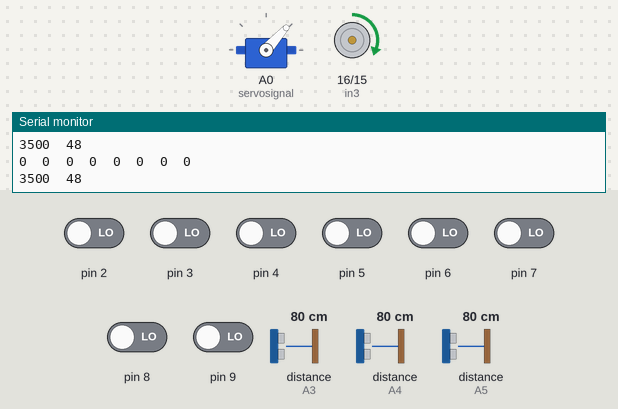
The sketch below on a simulated Arduino Uno, built with avr-gcc and run on an emulated ATmega328P. Parts: servo, motor-driver pin pairs drawn as motors (green arrow = first pin HIGH = forward, orange = second pin HIGH = backward, longer = more drive, scaled by the enable pin), the last lines printed to the serial monitor. The inputs (shaded band) are chosen by the test bench; at power-on: pin 2–9 LOW, distance to the obstacle (sensors on A3, A4, A5) 80 cm. The echo pulse lasts 58.3 µs per cm.

Above: at 1.3 s.
1.4 s: distance to the obstacle (sensor on A3) set to 2 cm
At 1.52 s:
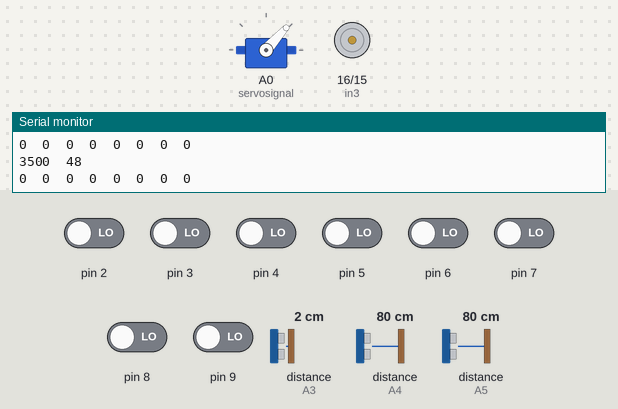
4.4 s: distance to the obstacle (sensor on A3) set to 9 cm
7.4 s: pin 2 driven HIGH
At 7.63 s:
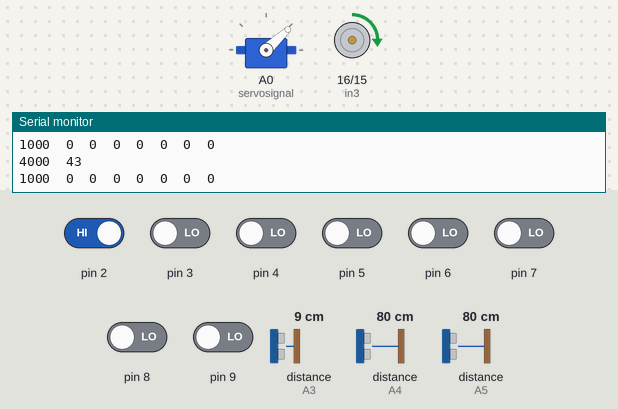
10.4 s: pin 3 driven HIGH
At 10.67 s:
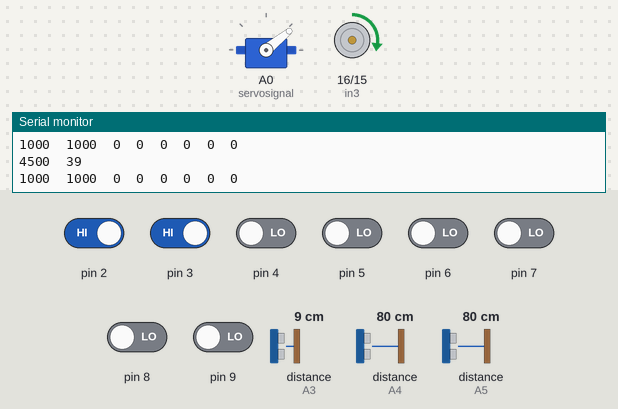
13.4 s: distance to the obstacle (sensor on A4) set to 2 cm
16.4 s: distance to the obstacle (sensor on A4) set to 9 cm
Timing chart, 0 to 20.4 s (numbered marks = the images above; inputs shaded):
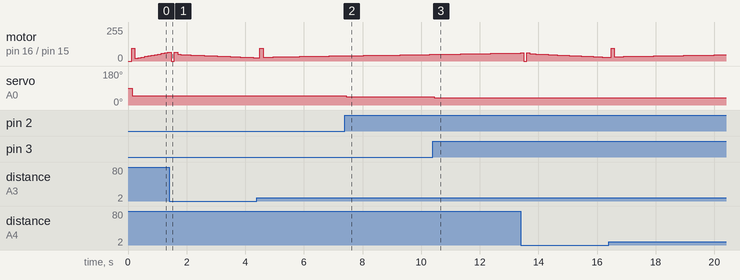

Measured:
- after the input at 7.4 s, servo on A0 (servosignal): 48° → 43° after 0.05 s
- after the input at 10.4 s, servo on A0 (servosignal): 43° → 39° after 0.05 s

The sketch:

DriveWR10.ino
```cpp
#include<Servo.h>
#include <QTRSensors.h>
#include <EEPROMex.h>
#include<NewPing.h>
#include <PID_v1.h>


#define NUM_SENSORS   8
#define TIMEOUT       2500
#define EMITTER_PIN   QTR_NO_EMITTER_PIN
#define enB           11
#define in3           16
#define in4           15
#define servosignal   A0
#define trigger       10
#define triggerR      13
#define triggerL      12
#define echo          A3
#define echoR         A5
#define echoL         A4
#define addrCalibratedMinimumOn 0
#define addrCalibratedMaximumOn 100

#define vmaxconst     95//85 bei Jonas //100 Nico //105 Girl
#define vplatoon  0.8
#define vplatoonfirst  0.5
#define distanceMinConst 18
#define distanceMinConstPlatooning 8
#define stopDistance 5
#define vstep 5
#define steeringAngleMin 15 //15 bei Jonas Nico //Girl 10
#define steeringAngleMax 75 //75  bei Jonas Nico //girl 80
#define steeringDiff 30//30 bei Jonas Nico //35 Girl
#define vSteeringFactor 30// 30 Jonas //23 Nico //38 Girl
#define minValue  500 //500 bei Jonas
#define maxValue  7000 //7000 bei Jonas

#define MaxDistanceSonar   30

#define SETPOINTCONST 7
#define KP 0.5 //2
#define KI 2 //5
#define KD 1//1

#define blackwhite false //black line true white false

NewPing sonarM(trigger, echo, MaxDistanceSonar);
NewPing sonarR(triggerR, echoR, MaxDistanceSonar);
NewPing sonarL(triggerL, echoL, MaxDistanceSonar);
Servo steering;
int velocity = 0;
int vmax = vmaxconst;
int distanceMin = distanceMinConst;
int steeringAngle = 45;

QTRSensorsRC qtrrc((unsigned char[]) {
  2, 3, 4, 5, 6, 7, 8, 9
},
NUM_SENSORS, TIMEOUT, EMITTER_PIN);
unsigned int sensorValues[NUM_SENSORS];

double Setpoint =SETPOINTCONST;
double Input, Output;
//Specify the links and initial tuning parameters

PID pid(&Input, &Output, &Setpoint,KP,KI, KD, REVERSE);

double SonarSensor(NewPing sonar) {
  double distance = sonar.ping_cm();
  if(distance >MaxDistanceSonar){
    distance =  MaxDistanceSonar;
  }
  if(distance <= 0){
    distance = MaxDistanceSonar ;
  }
  return distance;
}
void readQTR()
{
  Serial.println();
  Serial.println("Reading Calibration Data...");

   for (int i = 0; i < NUM_SENSORS; i++)
  {
    Serial.print(qtrrc.calibratedMinimumOn[i]);
    Serial.print(' ');
  }
  Serial.println();

  // print the calibration maximum values measured when emitters were on
  for (int i = 0; i < NUM_SENSORS; i++)
  {
    Serial.print(qtrrc.calibratedMaximumOn[i]);
    Serial.print(' ');
  }
  Serial.println();

}
void recallQTR()
{
  Serial.println();
  Serial.println("Recalling Calibration Data from EEPROM...");

  qtrrc.calibrate();
  EEPROM.readBlock<unsigned int>(addrCalibratedMinimumOn, qtrrc.calibratedMinimumOn, 8);
  EEPROM.readBlock<unsigned int>(addrCalibratedMaximumOn, qtrrc.calibratedMaximumOn, 8);

  Serial.println("EEPROM Recall Complete");
}
void steer(int angle) {
  /*if(!blackwhite){
    angle = (angle - 45)*(-1) + 45;
  }*/
  if (angle >= steeringAngleMin && angle <= steeringAngleMax) {
    steering.write(angle);
  }
  else if (angle < steeringAngleMin) {
    steering.write(steeringAngleMin);
  }
  else if (angle > steeringAngleMax) {
    steering.write(steeringAngleMax);
  }
}
void drive(bool vor, int v) {
  digitalWrite(in4, !vor);
  digitalWrite(in3, vor);
  if (v >= 255) {
    analogWrite(enB, 255);
  }
  else if (v <= 0) {
   //stopCar();
   analogWrite(enB, 0);
  }
  else {
    analogWrite(enB, v);
  }
}
void stopCar() {
  digitalWrite(in3, LOW);
  digitalWrite(in4, LOW);
  analogWrite(enB, 0);
}
void togglePlatoon(bool start, bool first) {
  if (start && !first) {
    distanceMin = distanceMinConstPlatooning;
    vmax = (int) vplatoon * vmaxconst;
  }
  else if (start && first) {
    distanceMin = distanceMinConst;
    vmax = (int) vplatoonfirst * vmaxconst  ;
  }
  else {
    distanceMin = distanceMinConst;
    vmax = 200;
  }
}

void calibrateIR() {
  steer(0);
  for (int i = 0; i < 400; i++) {
    qtrrc.calibrate();
  }
  for (int i = 0; i < NUM_SENSORS; i++) {
    Serial.print(qtrrc.calibratedMinimumOn[i]);
    Serial.print(' ');
  }
  Serial.println();
  for (int i = 0; i < NUM_SENSORS; i++) {
    Serial.print(qtrrc.calibratedMaximumOn[i]);
    Serial.print(' ');
  }
  for (int i = 0; i < NUM_SENSORS; i++) {
    if (qtrrc.calibratedMinimumOn[i] == qtrrc.calibratedMaximumOn[i]) {
      Serial.print("Fehlerhafte Kalibrierung: ");
      Serial.println(i + 1);
    }
  }
  Serial.println();
  Serial.println();
  steer(steeringAngle);
}
void setup() {
  Serial.begin(9600);
  steering.attach(servosignal);
  pinMode(enB, OUTPUT);
  pinMode(in3, OUTPUT);
  pinMode(in4, OUTPUT);
  digitalWrite(in3, LOW);
  digitalWrite(in4, LOW);
  analogWrite(enB, 0);

  pinMode(trigger, OUTPUT);
  pinMode(echo, INPUT);
  pinMode(triggerL, OUTPUT);
  pinMode(echoL, INPUT);
  pinMode(triggerR, OUTPUT);
  pinMode(echoR, INPUT);

  recallQTR();
  readQTR();

  pid.SetMode(AUTOMATIC);
  pid.SetOutputLimits(0, vmaxconst);
  /*Serial.print("Kp: ");
  Serial.print(pid.GetKp());
  Serial.print("\t Ki: ");
  Serial.print(pid.GetKi());
  Serial.print("\t Kp: ");
  Serial.print(pid.GetKd());
  Serial.println(); */
}

void loop() {

  double distanceM = SonarSensor(sonarM);
  double distanceL = SonarSensor(sonarL);
  double distanceR = SonarSensor(sonarR);
  /*distanceR = 30;
  distanceM = 30;
  distanceL = 30;*/

  double deltav = pow(abs(steeringAngle -steeringDiff)/steeringDiff, 2) * vSteeringFactor ;
  //if (distanceM < distanceMin || distanceR < distanceMin || distanceL < distanceMin) {
    double minimalDistance = min(distanceM, min(distanceR, distanceL));

    /*if(minimalDistance < stopDistance){
      minimalDistance = stopDistance;
    }*/
    Input = minimalDistance;
    /*
    velocity =  map(minimalDistance,stopDistance,  distanceMin, vmax/3, vmax) ; //vorher vmax/2

    if (distanceM < distanceMin) {
        Serial.print("Ultraschallsensor Mitte erkennt Hindernis: ");
        Serial.println(distanceM);
      }
      if (distanceL < distanceMin) {
        Serial.print("Ultraschallsensor Links erkennt Hindernis: ");
        Serial.println(distanceL);
      }
      if (distanceR < distanceMin) {
        Serial.print("Ultraschallsensor Rechts erkennt Hindernis: ");
        Serial.println(distanceR);
      }

  }
  else {
    Input = 200;
    if (velocity + vstep < vmax ) {
      velocity += vstep;
    }
    else {
      velocity = vmax;
    }
  } */
  pid.Compute();
  //Serial.println(Output);
  deltav *= Output/vmaxconst;
  drive(true, Output + deltav);

  unsigned int position = /*blackwhite ? qtrrc.readLine(sensorValues) :*/ qtrrc.readLine(sensorValues,QTR_EMITTERS_ON, true) ;
  for (unsigned char i = 0; i < NUM_SENSORS; i++)
    {
    Serial.print(sensorValues[i]);
    Serial.print('\t');
    }
  Serial.println();
  int p = position ;
  Serial.print(p);

  if ( p < minValue) {
    p = minValue;
  }
  if (p > maxValue) {
    p = maxValue;
  }
  steeringAngle = map(p, minValue, maxValue, steeringAngleMax, steeringAngleMin);
  Serial.print("\t");
  Serial.println(steeringAngle);
  steer(steeringAngle);
  while (Serial.available() > 0) {
    char message = Serial.read();
    switch (message) {
      case 'p':
      case 'P': togglePlatoon(true, false); break;
      case 'f':
      case 'F': togglePlatoon(true, true); break;
      case 'n':
      case 'N': togglePlatoon(false, false); break;
      default: Serial.println("Invalid serial message");
    }
  }
}
```
